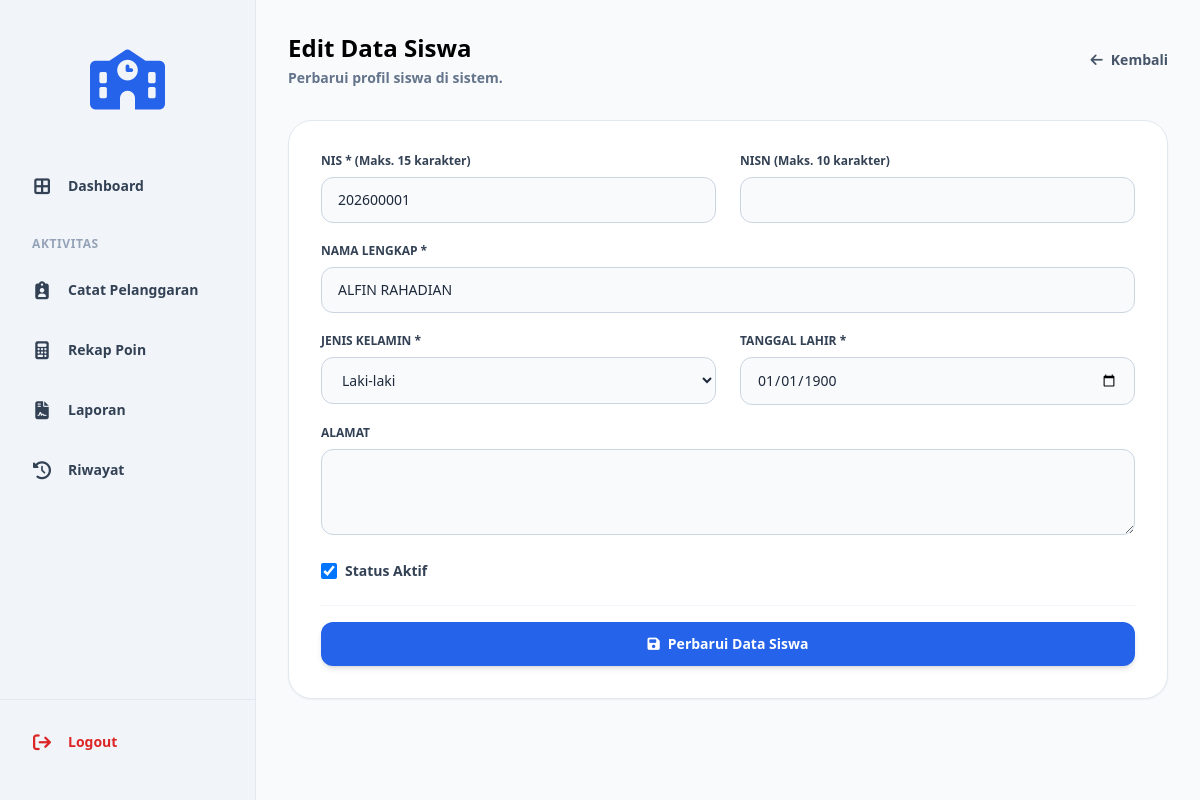
Screenshot of /edit_siswa.php?id=101 (signed in) with the database file from the repository.
### tables this page shows
CREATE TABLE `t_siswa` (
  `id` int(11) NOT NULL AUTO_INCREMENT,
  `nis` varchar(20) DEFAULT NULL,
  `nisn` varchar(20) DEFAULT NULL,
  `nama` varchar(150) DEFAULT NULL,
  `jenis_kelamin` varchar(4) NOT NULL,
  `tanggal_lahir` date NOT NULL,
  `alamat` text NOT NULL,
  `status_aktif` tinyint(1) NOT NULL,
  `created_at` timestamp NOT NULL DEFAULT current_timestamp(),
  `updated_at` timestamp NOT NULL DEFAULT current_timestamp(),
  PRIMARY KEY (`id`),
  UNIQUE KEY `uq_t_siswa_nisn` (`nisn`),
  UNIQUE KEY `uq_t_siswa_nis` (`nis`)
);

### edit_siswa.php (the view, shortened to what this page needs)
<?php
include 'config/koneksi.php';
$id = $_GET['id'] ?? null;
$query_data = mysqli_query($koneksi, "SELECT * FROM t_siswa WHERE id = '$id'");
$data = mysqli_fetch_assoc($query_data);
?>
<!DOCTYPE html>
<html lang="id">
<head>
    <?php include 'layouts/head.php'; ?>
</head>
<body class="bg-slate-50 text-slate-800 font-sans min-h-screen flex">
    <?php include 'layouts/sidebar.php'; ?>
    <main class="flex-1 p-8 bg-slate-50 overflow-y-auto">
        <div class="flex justify-between items-center mb-8 max-w-4xl mx-auto">
            <div>
                <h1 class="text-2xl font-bold text-black">Edit Data Siswa</h1>
                <p class="text-sm font-bold text-slate-500 mt-1">Perbarui profil siswa di sistem.</p>
            </div>
            <a href="kelola_siswa.php" class="text-slate-600 hover:text-black font-bold text-sm flex items-center gap-2">
                <i class="fa-solid fa-arrow-left"></i> Kembali
            </a>
        </div>
        <div class="max-w-4xl mx-auto bg-white p-8 rounded-[1.5rem] shadow-sm border border-slate-200">
            <form method="POST" action="">
                <div class="grid grid-cols-2 gap-6 mb-5">
                    <div>
                        <label class="block text-xs font-bold text-slate-700 mb-2">NIS * (Maks. 15 karakter)</label>
                        <input type="text" name="nis" minlength="9" maxlength="15" value="<?php echo htmlspecialchars($data['nis']); ?>" required class="w-full border border-slate-300 px-4 py-3 rounded-xl text-sm focus:border-blue-600 focus:outline-none bg-slate-50">
                    </div>
                    <div>
                        <label class="block text-xs font-bold text-slate-700 mb-2">NISN (Maks. 10 karakter)</label>
                        <input type="text" name="nisn" maxlength="10" value="<?php echo htmlspecialchars($data['nisn']); ?>" class="w-full border border-slate-300 px-4 py-3 rounded-xl text-sm focus:border-blue-600 focus:outline-none bg-slate-50">
                    </div>
                </div>
                <div class="mb-5">
                    <label class="block text-xs font-bold text-slate-700 mb-2">NAMA LENGKAP *</label>
                    <input type="text" name="nama" value="<?php echo htmlspecialchars($data['nama']); ?>" required class="w-full border border-slate-300 px-4 py-3 rounded-xl text-sm focus:border-blue-600 focus:outline-none bg-slate-50">
                </div>
                <div class="grid grid-cols-2 gap-6 mb-5">
                    <div>
                        <label class="block text-xs font-bold text-slate-700 mb-2">JENIS KELAMIN *</label>
                        <select name="jenis_kelamin" required class="w-full border border-slate-300 px-4 py-3 rounded-xl text-sm focus:border-blue-600 focus:outline-none bg-slate-50">
                            <option value="L" <?php echo $data['jenis_kelamin'] == 'L' ? 'selected' : ''; ?>>Laki-laki</option>
                        </select>
                    </div>
                    <div>
                        <label class="block text-xs font-bold text-slate-700 mb-2">TANGGAL LAHIR *</label>
                        <input type="date" name="tanggal_lahir" value="<?php echo $data['tanggal_lahir']; ?>" required class="w-full border border-slate-300 px-4 py-3 rounded-xl text-sm focus:border-blue-600 focus:outline-none bg-slate-50">
                    </div>
                </div>
                <div class="mb-5">
                    <label class="block text-xs font-bold text-slate-700 mb-2">ALAMAT</label>
                    <textarea name="alamat" rows="3" class="w-full border border-slate-300 px-4 py-3 rounded-xl text-sm focus:border-blue-600 focus:outline-none bg-slate-50"><?php echo htmlspecialchars($data['alamat']); ?></textarea>
                </div>
                <div class="flex items-center gap-2 mb-6 mt-2">
                    <input type="checkbox" name="status_aktif" value="1" <?php echo $data['status_aktif'] == 1 ? 'checked' : ''; ?> class="w-4 h-4 text-blue-600 bg-slate-100 border-slate-300 rounded focus:ring-blue-500">
                    <label class="text-sm font-bold text-slate-700">Status Aktif</label>
                </div>
                <div class="pt-4 border-t border-slate-100">
                    <button type="submit" class="w-full bg-blue-600 hover:bg-blue-700 text-white font-bold py-3 px-6 rounded-xl text-sm shadow-md transition flex items-center justify-center gap-2">
                        <i class="fa-solid fa-save"></i> Perbarui Data Siswa
                    </button>
                </div>
            </form>
        </div>
    </main>
</body>
</html>

### rows the page displays
t_siswa: nis "202600001", nama "ALFIN RAHADIAN", jenis_kelamin "Laki-laki", tanggal_lahir "01/01/1900", status_aktif "☑"
